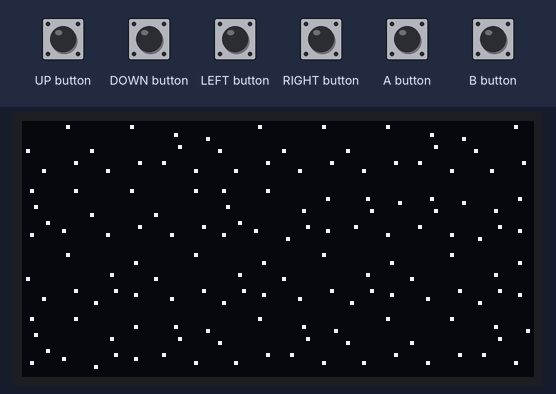
A sketch run on a simulated Arduboy, built with avr-gcc and run on an emulated ATmega32U4. On the bench: 128×64 one-colour display. The inputs (shaded band) are chosen by the test bench.

Above: at 1.2 s.
1.3 s: UP button pressed for 1 s
At 3.4 s:
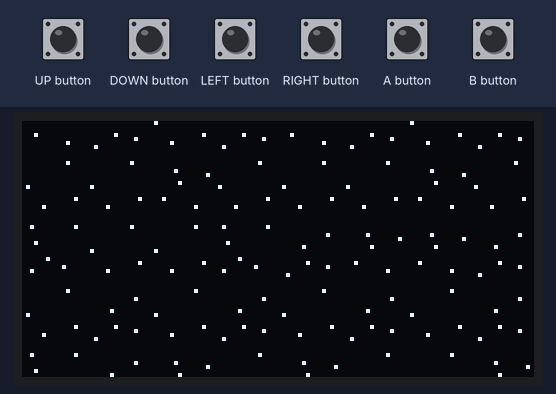
3.8 s: LEFT button pressed for 0.15 s
At 4.6 s:
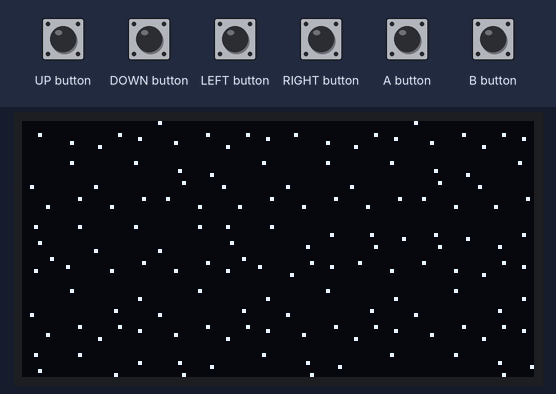
5.5 s: DOWN button pressed for 0.15 s
At 6.8 s:
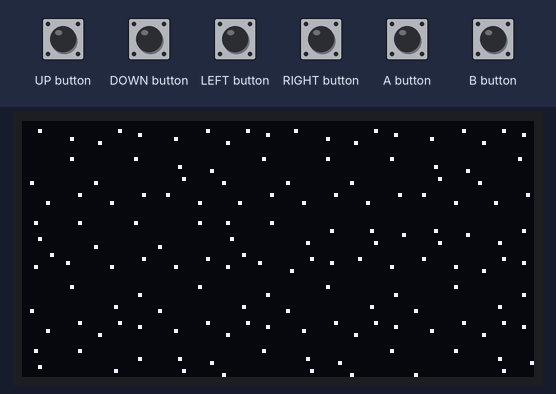
7.1 s: DOWN button pressed for 1 s
At 9.1 s:
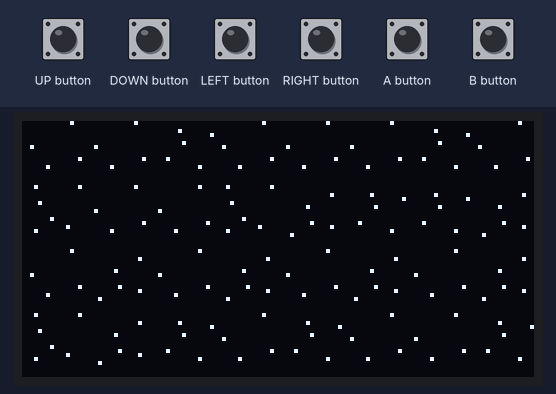
Timing chart, 0 to 10.6 s (numbered marks = the images above; inputs shaded):
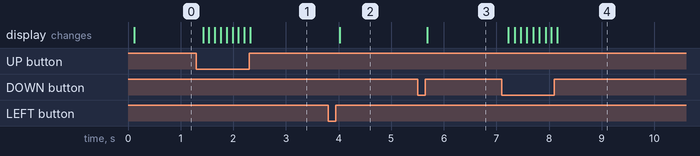

The sketch:

StarTerrain.ino
```cpp
// (licence header left out)
#include <Arduboy2.h>

Arduboy2 arduboy;

#include "Stars.h"

struct Camera
{
	static constexpr uint8_t width = WIDTH;
	static constexpr uint8_t height = HEIGHT;

	Point position;

	constexpr uint8_t getWidth() const
	{
		return width;
	}

	constexpr uint8_t getHeight() const
	{
		return height;
	}

	constexpr int16_t getLeft() const
	{
		return this->position.x;
	}

	constexpr int16_t getTop() const
	{
		return this->position.y;
	}

	constexpr int16_t getRight() const
	{
		return (this->position.x + width);
	}

	constexpr int16_t getBottom() const
	{
		return (this->position.y + height);
	}
};

Camera camera;

// This function is the state function of an
// xorshift pseudo-random number generator
// and the values are taken from Wikipedia
// https://en.wikipedia.org/wiki/Xorshift#Example_implementation
// which are in turn from a document
// written by George Marsaglia.
uint32_t hash(uint32_t value)
{
	value ^= (value << 13);
	value ^= (value >> 17);
	value ^= (value << 5);
	return value;
}

uint32_t hash(uint16_t x, uint16_t y)
{
	const uint32_t x2 = x;
	const uint32_t y2 = y;
	const uint32_t value = ((x2 << 16) | (y2 << 0));

	return hash(value * (x2 ^ y2));
}

uint32_t hash(int16_t x, int16_t y)
{
	return hash(static_cast<uint16_t>(x), static_cast<uint16_t>(y));
}

template< size_t size > constexpr size_t getFrameCount(const unsigned char (&)[size], size_t frameWidth, size_t frameHeight)
{
	return ((size - (sizeof(unsigned char) * 2)) / ((frameWidth * frameHeight) / 8));
}

uint8_t generateStarIndex(int16_t x, int16_t y)
{
	// Hash the coordinates, then map to a sprite index
	return static_cast<uint8_t>(hash(x, y) % getFrameCount(starSprites, starWidth, starHeight));
}

void renderStars()
{
	// Calculate the coordinates that are actually on screen
	// The extra -1 is needed because integer division truncates instead of flooring.
	const int16_t startX = (camera.getLeft() >= 0) ? (camera.getLeft() / starWidth) : ((camera.getLeft() / starWidth) - 1);
	const int16_t startY = (camera.getTop() >= 0) ? (camera.getTop() / starHeight) : ((camera.getTop() / starHeight) - 1);

	const int16_t endX = (camera.getRight() / starWidth);
	const int16_t endY = (camera.getBottom() / starHeight);

	for(int16_t y = startY; y <= endY; ++y)
		for(int16_t x = startX; x <= endX; ++x)
		{
			const int16_t drawX = ((x * starWidth) - camera.position.x);
			const int16_t drawY = ((y * starHeight) - camera.position.y);
			const uint8_t starIndex = generateStarIndex(x, y);

			Sprites::drawOverwrite(drawX, drawY, starSprites, starIndex);
		}
}

void setup()
{
	arduboy.begin();
}

void loop()
{
	if(!arduboy.nextFrame())
		return;

	arduboy.pollButtons();

	if(arduboy.pressed(LEFT_BUTTON))
		--camera.position.x;

	if(arduboy.pressed(RIGHT_BUTTON))
		++camera.position.x;

	if(arduboy.pressed(UP_BUTTON))
		--camera.position.y;

	if(arduboy.pressed(DOWN_BUTTON))
		++camera.position.y;

	arduboy.clear();

	renderStars();

	arduboy.display();
}
```

Source omitted: Stars.h (data table, 1017 bytes)

Measured:
- after the input at 1.3 s, the display: first changes after 0.13 s (image 1 shows a later state)
- after the input at 3.8 s, the display: changes after 0.22 s (image 2)
- after the input at 5.5 s, the display: changes after 0.18 s (image 3)
- after the input at 7.1 s, the display: first changes after 0.13 s (image 4 shows a later state)
